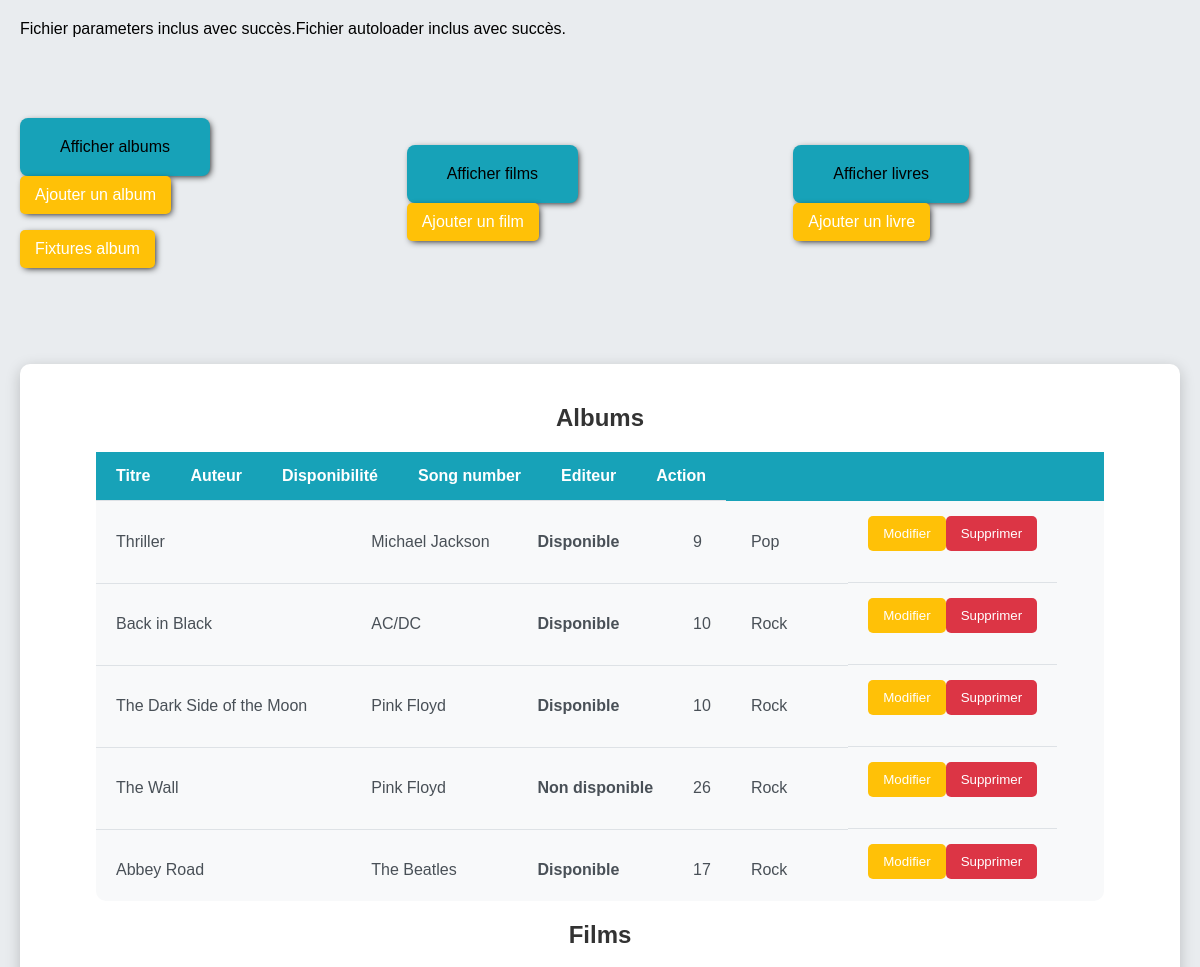
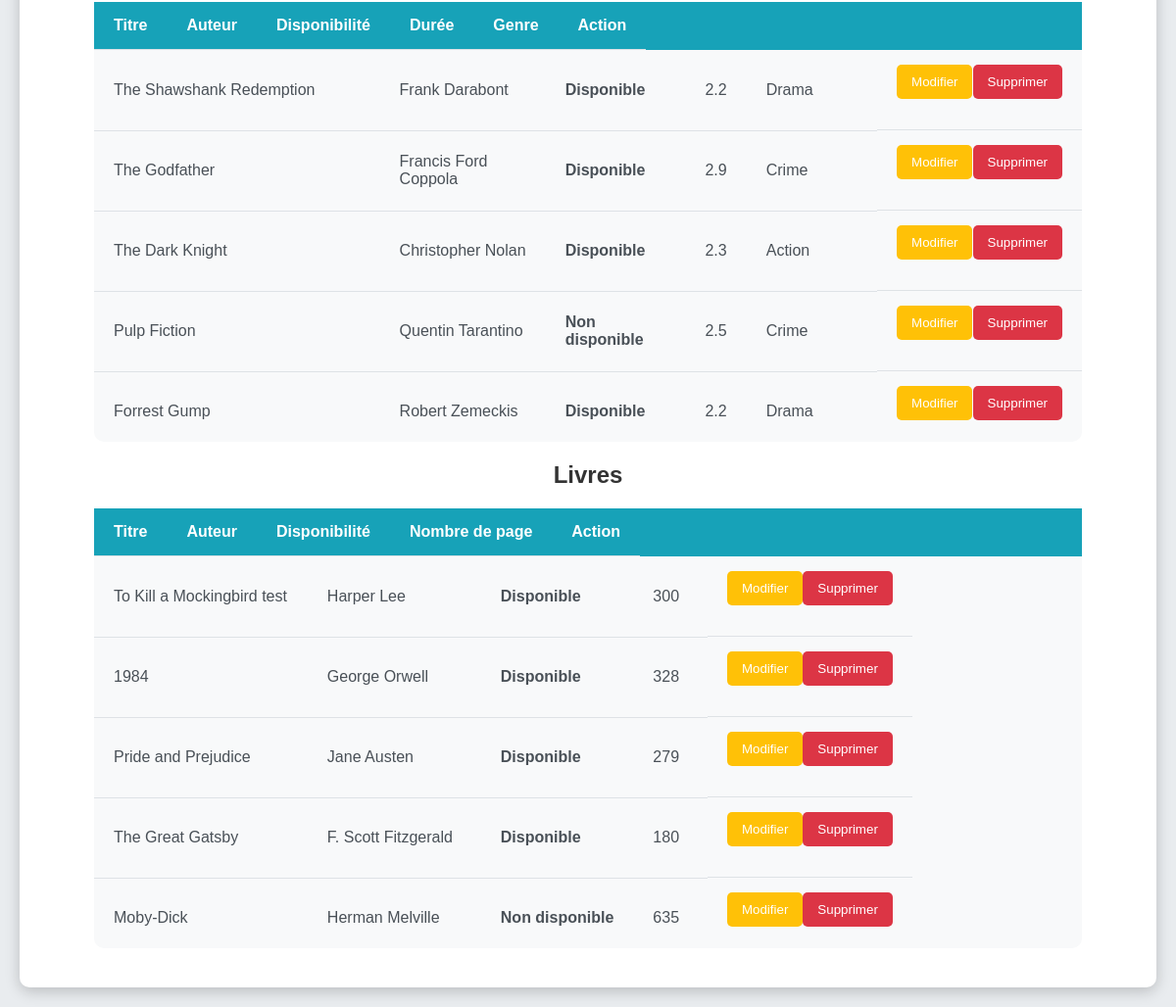
The page / on the database its author committed (2 pictures, top to bottom).
### tables this page shows
CREATE TABLE `album` (
  `id` int(11) NOT NULL,
  `titre` varchar(255) NOT NULL,
  `auteur` varchar(255) NOT NULL,
  `disponible` tinyint(1) NOT NULL DEFAULT '1',
  `song_number` int(11) NOT NULL,
  `editor` varchar(255) NOT NULL
);

CREATE TABLE `movie` (
  `id` int(11) NOT NULL,
  `titre` varchar(255) NOT NULL,
  `auteur` varchar(255) NOT NULL,
  `disponible` tinyint(1) NOT NULL DEFAULT '1',
  `duration` float NOT NULL,
  `genre` varchar(255) NOT NULL
);

CREATE TABLE `book` (
  `id` int(11) NOT NULL,
  `titre` varchar(255) NOT NULL,
  `auteur` varchar(255) NOT NULL,
  `disponible` tinyint(1) DEFAULT '1',
  `page_number` int(11) NOT NULL
);

### src/Class/Media.php (called while the page is built, shortened)
<?php
class Media{
    private $id;
    private string $titre;
    private string $auteur;
    private bool $disponible = true;
    public function __construct($id, string $titre, string $auteur, bool $disponible) {
        $this->id = $id;
        $this->titre = $titre;
        $this->auteur = $auteur;
        $this->disponible = $disponible;
    }
    public function getId(): int
    {
        return $this->id;
    }
    public function setId(int $id): static
    {
        $this->id = $id;
        return $this;
    }
    public function getTitre(): string
    {
        return $this->titre;
    }
    public function setTitre(string $newTitre): void
    {
        $this->titre = $newTitre;
    }
    public function getAuteur(): string
    {
        return $this->auteur;
    }
    public function setAuteur(string $newAuteur): void
    {
        $this->auteur = $newAuteur;
    }
    public function getDisponible(): bool
    {
        return $this->disponible;
    }
    public function setDisponible(bool $newDisponible): void
    {
        $this->disponible = $newDisponible;
    }
}

### src/Controller/AlbumController.php (called while the page is built, shortened)
<?php
final class AlbumController
{
    public static function getAll(): array
    {
        $connexion = MySql::connect();
        $request = $connexion->prepare("SELECT * from album");
        $request->execute();
        return $request->fetchAll();
    }
}

### src/Class/Album.php (called while the page is built, shortened)
<?php
class Album extends Media{
    private int $songNumber;
    private string $editor;
    public function __construct($id, string $titre, string $auteur, bool $disponible, int $songNumber, string $editor) {
        $this->songNumber = $songNumber;
        $this->editor = $editor;
    }
    public function getSongNumber(): int{
        return $this->songNumber;
    }
    public function setSongNumber(int $newSongNumber): void
    {
        $this->songNumber = $newSongNumber;
    }
    public function getEditor(): string{
        return $this->editor;
    }
    public function setEditor(string $newEditor): void
    {
        $this->editor = $newEditor;
    }
}

### src/Controller/MovieController.php (called while the page is built, shortened)
<?php
final class MovieController
{
    public static function getAll(): array
    {
        $connexion = MySql::connect();
        $request = $connexion->prepare("SELECT * from movie");
        $request->execute();
        return $request->fetchAll();
    }
}

### src/Class/Movie.php (called while the page is built, shortened)
<?php
class Movie extends Media{
    private float $duration;
    private Genre $genre;
    public function __construct($id, string $titre, string $auteur, bool $disponible, float $duration, Genre $genre) {
        $this->duration = $duration;
        $this->genre = $genre;
    }
    public function getDuration(){
        return $this->duration;
    }
    public function setDuration(float $newDuration){
        $this->duration = $newDuration;
    }
    public function getGenre(){
        return $this->genre->value;
    }
    public function setGenre(Genre $newGenre){
        $this->genre = $newGenre;
    }
}

### src/Controller/BookController.php (called while the page is built, shortened)
<?php
final class BookController
{
    public static function getAll(): array
    {
        $connexion = MySql::connect();
        $request = $connexion->prepare("SELECT * from book");
        $request->execute();
        return $request->fetchAll();
    }
}

### src/Class/Book.php (called while the page is built, shortened)
<?php
class Book extends Media{
    private int $pageNumber;
    public function __construct($id, string $titre, string $auteur, bool $disponible, int $pageNumber) {
        $this->pageNumber = $pageNumber;
    }
    public function getPageNumber(): int{
        return $this->pageNumber;
    }
    public function setPageNumber(int $newPageNumber): void{
        $this->pageNumber = $newPageNumber;
    }
}

### public/index.php (the view, shortened to what this page needs)
<?php
if (file_exists(__DIR__ . '/../config/autoloader.php')) {
    echo "Fichier autoloader inclus avec succès.";
} else {
    echo "Le fichier autoloader.php est introuvable.";
}
$allAlbums = AlbumController::getAll();
$allAlbumsClass = [];
foreach ($allAlbums as $album)
{
    $albumInst = new Album($album['id'], $album['titre'], $album['auteur'], $album['disponible'], $album['song_number'], $album['editor']);
    $albumInst->setId($album['id']);
    $albumInst->setTitre($album['titre']);
    $albumInst->setAuteur($album['auteur']);
    $albumInst->setDisponible($album['disponible']);
    $albumInst->setSongNumber($album['song_number']);
    $albumInst->setEditor($album['editor']);
    array_push($allAlbumsClass, $albumInst);
}
$allMovies = MovieController::getAll();
$allMoviesClass = [];
foreach($allMovies as $movie)
{
    $genre = Genre::from($movie['genre']);
    $movieInst = new Movie($movie['id'], $movie['titre'], $movie['auteur'], $movie['disponible'], $movie['duration'], $genre);
    $movieInst->setId($movie['id']);
    $movieInst->setTitre($movie['titre']);
    $movieInst->setAuteur($movie['auteur']);
    $movieInst->setDisponible($movie['disponible']);
    $movieInst->setDuration($movie['duration']);
    $movieInst->setGenre($genre);
    array_push($allMoviesClass, $movieInst);
}
$allBooks = BookController::getAll();
$allBooksClass = [];
foreach($allBooks as $book)
{
    $bookInst = new Book($book['id'], $book['titre'], $book['auteur'], $book['disponible'], $book['page_number']);
    $bookInst->setId($book['id']);
    $bookInst->setTitre($book['titre']);
    $bookInst->setAuteur($book['auteur']);
    $bookInst->setDisponible($book['disponible']);
    $bookInst->setPageNumber($book['page_number']);
    array_push($allBooksClass, $bookInst);
}
?>
<!DOCTYPE html>
<html lang="fr">
<head>
    <link rel="stylesheet" href="style.css">
</head>
<body>
    <div class="container-btn">
        <div class="buttons">
            <div class="container-btn">
                <button id="btn-album" class="btn">
                    Afficher albums
                </button>
                <form action="./album/addAlbum.php" method="get">
                    <input id="btn-add-album" class="btn" type="submit" value="Ajouter un album">
                </form>
                <form action="../src/Datafixtures/AlbumFixtures.php" method="get">
                    <input id="btn-add-fixtures-album" class="btn" type="submit" value="Fixtures album">
                </form>
            </div>
            <div class="container-btn">
                <button id="btn-film" class="btn">
                    Afficher films
                </button>
                <form action="./movie/addMovie.php" method="get">
                    <input id="btn-add-movie" class="btn" type="submit" value="Ajouter un film">
                </form>
            </div>
            <div class="container-btn">
                <button id="btn-livre" class="btn">
                    Afficher livres
                </button>
                <form action="./book/addBook.php" method="get">
                    <input id="btn-add-book" class="btn" type="submit" value="Ajouter un livre">
                </form>
            </div>
        </div>
    </div>
    <div class="container-array">
        <div class="array">
            <table id="album">
                <h2>Albums</h2>
                <thead>
                    <tr>
                        <th>Titre</th>
                        <th>Auteur</th>
                        <th>Disponibilité</th>
                        <th>Song number</th>
                        <th>Editeur</th>
                        <th>Action</th>
                    </tr>
                </thead>
                <tbody>
                    <?php
                    foreach($allAlbumsClass as $itemAlbum)
                    {
                    ?>
                    <tr class="data-album" data-id="<?= $itemAlbum->getId(); ?>">
                        <td><?= $itemAlbum->getTitre(); ?></td>
                        <td><?= $itemAlbum->getAuteur(); ?></td>
                        <td><?= $itemAlbum->getDisponible() ? "Disponible" : "Non disponible"; ?></td>
                        <td><?= $itemAlbum->getSongNumber(); ?></td>
                        <td><?= $itemAlbum->getEditor(); ?></td>
                        <td class="action">
                            <form action="./album/editAlbum.php" method="get">
                                <input type="submit" value="Modifier">
                            </form>
                            <form class="delete-form" method="GET">
                                <button type="button" class="btn-delete btn-delete-album">Supprimer</button>
                            </form>
                        </td>
                    <?php
                    }
                    ?>
                    </tr>
                </tbody>
            </table>
            <table id="film">
                <h2>Films</h2>
                <thead>
                    <tr>
                        <th>Titre</th>
                        <th>Auteur</th>
                        <th>Disponibilité</th>
                        <th>Durée</th>
                        <th>Genre</th>
                        <th>Action</th>
                    </tr>
                </thead>
                <tbody>
                <?php
                    foreach($allMoviesClass as $itemMovie)
                    {
                    ?>
                    <tr class="data-movie" data-id="<?= $itemMovie->getId(); ?>">
                        <td><?= $itemMovie->getTitre(); ?></td>
                        <td><?= $itemMovie->getAuteur(); ?></td>
                        <td><?= $itemMovie->getDisponible() ? "Disponible" : "Non disponible"; ?></td>
                        <td><?= $itemMovie->getDuration(); ?></td>
                        <td><?= $itemMovie->getGenre(); ?></td>
                        <td class="action">
                            <form action="./movie/editMovie.php" method="get">
                                <input type="submit" value="Modifier">
                            </form>
                            <form class="delete-form" method="GET">
                                <button type="button" class="btn-delete btn-delete-movie">Supprimer</button>
                            </form>
                        </td>
                    <?php
                    }
                    ?>
                    </tr>
                </tbody>
            </table>
            <table id="livre">
                <h2>Livres</h2>
                <thead>
                    <tr>
                        <th>Titre</th>
                        <th>Auteur</th>
                        <th>Disponibilité</th>
                        <th>Nombre de page</th>
                        <th>Action</th>
                    </tr>
                </thead>
                <tbody>
                    <?php
                        foreach ($allBooksClass as $itemBook)
                        {
                        ?>
                        <tr class="data-book" data-id="<?= $itemBook->getId(); ?>">
                            <td><?= $itemBook->getTitre(); ?></td>
                            <td><?= $itemBook->getAuteur(); ?></td>
                            <td><?= $itemBook->getDisponible() ? "Disponible" : "Non disponible"; ?></td>
                            <td><?= $itemBook->getPageNumber(); ?></td>
                            <td class="action">
                            <form action="./book/editBook.php" method="get">
                                <input type="submit" value="Modifier">
                            </form>
                            <form class="delete-form" method="GET">
                                <button type="button" class="btn-delete btn-delete-book">Supprimer</button>
                            </form>
                        </td>
                        </tr>
                        <?php
                        }
                    ?>
                </tbody>
            </table>
        </div>
    </div>
</body>
</html>

### public/style.css (style rules this page uses)
body { font-family: 'Arial', sans-serif; background-color: #e9ecef; margin: 0; padding: 20px; }
.container-btn { width: 100%; margin: 40px 0; }
.buttons { display: flex; justify-content: space-between; align-items: center; }
.btn { padding: 20px 40px; border-radius: 8px; font-size: 16px; cursor: pointer; border: none; box-shadow: 2px 2px 7px -2px black; background-color: #17a2b8; }
.container-array { max-width: 1200px; margin: auto; padding: 20px; background-color: #ffffff; box-shadow: 0 4px 15px rgba(0, 0, 0, 0.2); border-radius: 10px; text-align: center; }
.array { margin: 20px 0; }
table { width: 90%; margin: 20px auto; border-collapse: collapse; display: block; background-color: #f8f9fa; border-radius: 10px; transition: all 200ms ease-in-out; border-collapse: collapse; }
thead { background-color: #17a2b8; color: white; display: block; position: sticky; top: 0; z-index: 1; }
tbody { display: block; max-height: 400px; overflow-y: scroll; }
th, td { padding: 15px 20px; text-align: left; border-bottom: 1px solid #dee2e6; }
td { color: #495057; }
input[type="submit"], .btn-delete { background-color: #ffc107; color: white; border: none; padding: 10px 15px; border-radius: 5px; cursor: pointer; transition: background-color 0.3s; }
.action { display: flex; justify-content: space-around; align-items: center; }
input[value="Supprimer"]:nth-child(2), .btn-delete { transition: 200ms ease-in-out; background-color: #dc3545; }
h2 { text-align: center; color: #333; margin-bottom: 20px; }
td:nth-child(3) { font-weight: bold; }

### rows shown on the page
album: titre "Thriller", auteur "Michael Jackson", disponible "Disponible", song_number "9", editor "Pop"
album: titre "Back in Black", auteur "AC/DC", disponible "Disponible", song_number "10", editor "Rock"
album: titre "The Dark Side of the Moon", auteur "Pink Floyd", disponible "Disponible", song_number "10", editor "Rock"
album: titre "The Wall", auteur "Pink Floyd", disponible "Non disponible", song_number "26", editor "Rock"
album: titre "Abbey Road", auteur "The Beatles", disponible "Disponible", song_number "17", editor "Rock"
movie: titre "The Shawshank Redemption", auteur "Frank Darabont", disponible "Disponible", duration "2.2", Genre "Drama"
movie: titre "The Godfather", auteur "Francis Ford Coppola", disponible "Disponible", duration "2.9", Genre "Crime"
movie: titre "The Dark Knight", auteur "Christopher Nolan", disponible "Disponible", duration "2.3", Genre "Action"
movie: titre "Pulp Fiction", auteur "Quentin Tarantino", disponible "Non disponible", duration "2.5", Genre "Crime"
movie: titre "Forrest Gump", auteur "Robert Zemeckis", disponible "Disponible", duration "2.2", Genre "Drama"
book: titre "To Kill a Mockingbird test", auteur "Harper Lee", disponible "Disponible", page_number "300"
book: titre "1984", auteur "George Orwell", disponible "Disponible", page_number "328"
book: titre "Pride and Prejudice", auteur "Jane Austen", disponible "Disponible", page_number "279"
book: titre "The Great Gatsby", auteur "F. Scott Fitzgerald", disponible "Disponible", page_number "180"
book: titre "Moby-Dick", auteur "Herman Melville", disponible "Non disponible", page_number "635"
